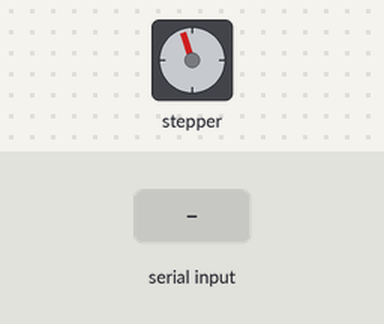
This sketch was run on a simulated Arduino Uno, built with avr-gcc and run on an emulated ATmega328P. Parts: stepper motor. Wiring (inferred from the names in the program): stepper motor driver (200 steps per turn assumed): step A1; direction A2. The inputs (shaded band) are chosen by the test bench. What the sketch prints to the serial monitor is not drawn.

Above: at 13.1 s.
13.2 s: "f" received over Serial
At 13.65 s:
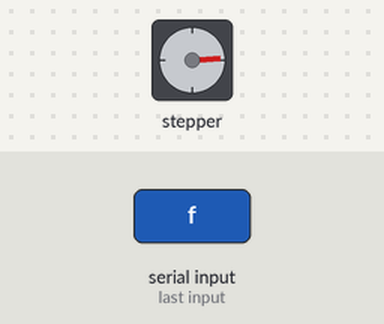
At 14.56 s:
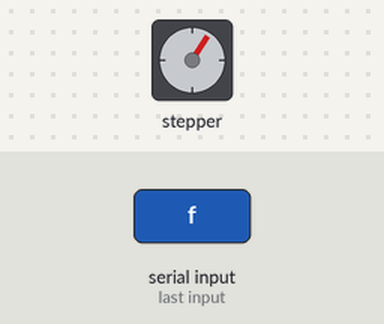
16.2 s: "t" received over Serial
At 16.36 s:
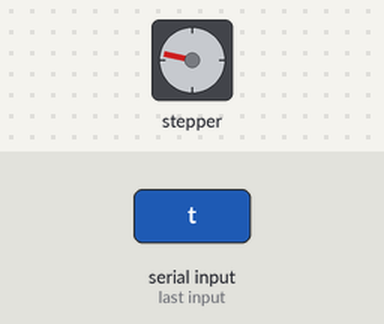
19.2 s: "F" received over Serial
22.2 s: "m" received over Serial
Timing chart, 0 to 25.2 s (numbered marks = the images above; inputs shaded):
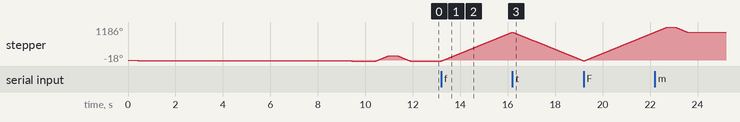

Measured:
- after the input at 13.2 s, stepper: keeps turning clockwise at about 341°/s, starting at once

The sketch:

teste-motor-sozinho.ino
```cpp
/*
 * Kairós — teste-motor-sozinho (diagnostico ombro)
 *
 * SEM LoRa. Pinos IGUAIS ao projeto:
 *   Cotovelo D3/A0 | Ombro A1/A2 | Pulso A3/A4 | Base A5/D2
 *
 * Serial 9600
 * No boot: pulsa STEP bem LENTO (da para medir no multimetro).
 * Comandos: f t s m
 */

#define EIXO_COTOVELO 0
#define EIXO_OMBRO    1
#define EIXO_PULSO    2
#define EIXO_BASE     3

// ---- DESCOMENTE APENAS UM ----
// #define EIXO_ATIVO EIXO_COTOVELO
#define EIXO_ATIVO EIXO_OMBRO
// #define EIXO_ATIVO EIXO_PULSO
// #define EIXO_ATIVO EIXO_BASE

const int PIN_STEP[4] = { 3, A1, A3, A5 };
const int PIN_DIR[4]  = { A0, A2, A4, 2 };
const char* NOME[4]   = { "Cotovelo", "Ombro", "Pulso", "Base" };

// Lento de proposito para medir STEP no multimetro
const int DELAY_US = 5000;

int modo = 0;
unsigned long ultimoPrint = 0;
long contadorPassos = 0;

void darPasso(bool frente) {
  digitalWrite(PIN_DIR[EIXO_ATIVO], frente ? HIGH : LOW);
  delayMicroseconds(50);
  digitalWrite(PIN_STEP[EIXO_ATIVO], HIGH);
  delayMicroseconds(200);
  digitalWrite(PIN_STEP[EIXO_ATIVO], LOW);
  delayMicroseconds(DELAY_US);
  contadorPassos++;
}

void setup() {
  Serial.begin(9600);
  delay(300);

  pinMode(PIN_STEP[EIXO_ATIVO], OUTPUT);
  pinMode(PIN_DIR[EIXO_ATIVO], OUTPUT);
  digitalWrite(PIN_STEP[EIXO_ATIVO], LOW);
  digitalWrite(PIN_DIR[EIXO_ATIVO], LOW);

  Serial.println("=== DIAGNOSTICO MOTOR ===");
  Serial.print("Eixo: ");
  Serial.println(NOME[EIXO_ATIVO]);
  Serial.println("Ombro => STEP no pino A1 | DIR no pino A2");
  Serial.println();
  Serial.println("TESTE 1 — multimetro no pino A1 (STEP):");
  Serial.println("  deve alternar ~0V e ~5V a cada meio segundo");
  Serial.println();

  // Pulso LENTO visivel no multimetro (10 vezes)
  for (int i = 0; i < 10; i++) {
    digitalWrite(PIN_STEP[EIXO_ATIVO], HIGH);
    Serial.println("STEP = 5V (A1)");
    delay(500);
    digitalWrite(PIN_STEP[EIXO_ATIVO], LOW);
    Serial.println("STEP = 0V (A1)");
    delay(500);
  }

  Serial.println();
  Serial.println("TESTE 2 — 100 passos (ouvir motor/vibrar)");
  for (int i = 0; i < 100; i++) darPasso(true);
  delay(400);
  for (int i = 0; i < 100; i++) darPasso(false);

  Serial.println("Fim auto. Digite f / t / s / m");
  Serial.println("Se A1 NAO oscilar no teste 1 => problema no Uno/cabo STEP");
  Serial.println("Se A1 oscilar e motor parado => A4988/bobinas/Vref/ENABLE");
}

void loop() {
  if (Serial.available()) {
    char c = Serial.read();
    if (c == 'f' || c == 'F') { modo = 1; Serial.println("frente"); }
    if (c == 't' || c == 'T') { modo = 2; Serial.println("tras"); }
    if (c == 's' || c == 'S') { modo = 0; Serial.println("parado"); }
    if (c == 'm' || c == 'M') {
      Serial.println("teste m");
      for (int i = 0; i < 100; i++) darPasso(true);
      delay(300);
      for (int i = 0; i < 100; i++) darPasso(false);
      modo = 0;
      Serial.println("ok");
    }
  }

  if (modo == 1) darPasso(true);
  if (modo == 2) darPasso(false);

  if (modo != 0 && millis() - ultimoPrint > 1000) {
    ultimoPrint = millis();
    Serial.print("passos=");
    Serial.println(contadorPassos);
  }
}
```
